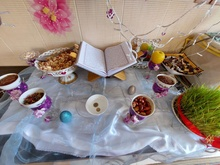
%> input picture exercises/AtiKhosravani/13/04.jpg, 220 x 165 px, shrunk from 1280 x 960 before the run, given in place of 01.jpg, which was not available
$ octave Exc13.m   (GNU Octave 9; MATLAB toolbox functions it lacks are replaced by stand-ins)
%> lines starting %> are read from the running program, lines starting %| are printed output that depends on the picture; pictures that were not available may be replaced by others from this repository, and a replacement may not be noted
clc;
clear;
close all;

img1 = imread('C:\Users\Ati\Desktop\Nowrooz/01.jpg');
%> img1 is the input picture: size 165x220x3 uint8; mean R, G, B 149.6, 137.2, 132.8
img1 = im2gray(img1);
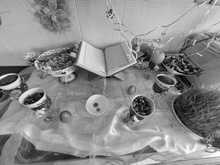
%> img1: size 165x220 uint8; min 2, max 255, mean 140.4
med1 = medfilt2(img1,[7 7]);
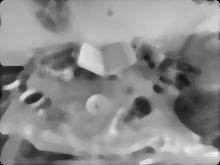
%> med1: size 165x220 uint8; min 0, max 240, mean 140
avgfilter1 = fspecial('average',[7 7]);
avg1 = imfilter(img1,avgfilter1);
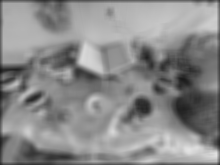
%> avg1: size 165x220 uint8; min 24, max 226, mean 137.8
figure,
subplot(1,2,1);imshow(med1);title('Median 01');
subplot(1,2,2);imshow(avg1);title('Mean 01');


img2 = imread('C:\Users\Ati\Desktop\Nowrooz/02.jpg');
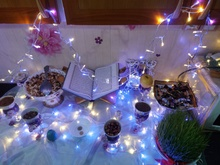
%> input picture exercises/AtiKhosravani/12/05.jpg, 220 x 165 px, shrunk from 1280 x 960 before the run, given in place of 02.jpg, which was not available
%> img2 is the input picture: size 165x220x3 uint8; mean R, G, B 102.8, 94.9, 122.8
img2 = im2gray(img2);
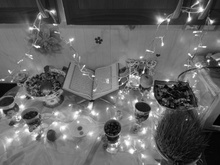
%> img2: size 165x220 uint8; min 0, max 254, mean 100.5
med2 = medfilt2(img2,[7 7]);
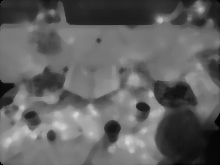
%> med2: size 165x220 uint8; min 0, max 217, mean 98.5
avgfilter2 = fspecial('average',[7 7]);
avg2 = imfilter(img2,avgfilter2);
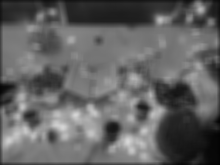
%> avg2: size 165x220 uint8; min 2, max 215, mean 99.1
figure,
subplot(1,2,1);imshow(med2);title('Median 02');
subplot(1,2,2);imshow(avg2);title('Mean 02');

%> (the run ends here)
